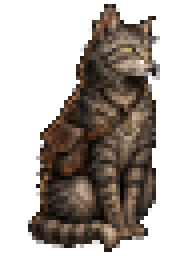
#> input picture assets/ally/al1.png, 48 x 64 px (shown 4 times larger)
$ python import_hero.py ../../assets/ally/al1.png ../../assets/ally/al2.png
#> lines starting #> are read from the running program, lines starting #| are printed output that depends on the picture
#!/usr/bin/env python3
"""Turn a generated character picture (with --ally a companion into assets/ally, with --odd an oddity into assets/odd at 64x64 and 128x128) (black or transparent background, facing right) into hero sprites.

    python3 tools/art/import_hero.py <input> <cls> [--flip]

cls is one of rogue, mage, knight, bard, druid. Writes assets/hero/<cls>.png (64x128, used in the scene
at 32x64) and assets/hero/<cls>@2.png (128x256, character picker). The background is removed by
flood-filling the near-black area that touches the border, so dark clothing inside the figure survives.
The figure is bottom-aligned and lifted a little in brightness so it reads against the dark scene.
"""
import sys,os
from collections import deque
from PIL import Image, ImageEnhance
import numpy as np

def crop_content(im, thr=22, pad=6):
    a=np.asarray(im.convert('RGB')).max(axis=2)
    ys,xs=np.where(a>thr)
    if len(xs)==0: return im
    x0,x1,y0,y1=xs.min(),xs.max(),ys.min(),ys.max()
    return im.crop((max(0,x0-pad),max(0,y0-pad),min(im.width,x1+pad+1),min(im.height,y1+pad+1)))

def fit_bottom_rgb(im, W, H, margin=0.03):
    box=Image.new('RGB',(W,H),(0,0,0))
    mw,mh=int(W*(1-margin*2)),int(H*(1-margin))
    s=min(mw/im.width, mh/im.height)
    r=im.convert('RGB').resize((max(1,round(im.width*s)),max(1,round(im.height*s))),Image.LANCZOS)
    box.paste(r,((W-r.width)//2,H-r.height-int(H*margin)))
    return box

def key_by_flood(rgb, thr=6, soft=22):
    """alpha=0 for near-black pixels connected to the border; soft ramp on the rim; opaque inside."""
    a=np.asarray(rgb).astype(np.float32); lum=a.max(axis=2); h,w=lum.shape
    bg=lum<=soft; reach=np.zeros((h,w),bool); q=deque()
    for x in range(w):
        for y in (0,h-1):
            if bg[y,x] and not reach[y,x]: reach[y,x]=True; q.append((y,x))
    for y in range(h):
        for x in (0,w-1):
            if bg[y,x] and not reach[y,x]: reach[y,x]=True; q.append((y,x))
    while q:
        y,x=q.popleft()
        for ny,nx in ((y-1,x),(y+1,x),(y,x-1),(y,x+1)):
            if 0<=ny<h and 0<=nx<w and bg[ny,nx] and not reach[ny,nx]:
                reach[ny,nx]=True; q.append((ny,nx))
    alpha=np.ones((h,w),np.float32)
    ramp=np.clip((lum-thr)/(soft-thr),0,1)
    alpha[reach]=ramp[reach]
    out=np.dstack([a,alpha*255]).astype(np.uint8)
    return Image.fromarray(out,'RGBA')

def lift(im, bright=1.32, contrast=1.10):
    rgb=im.convert('RGB'); rgb=ImageEnhance.Brightness(rgb).enhance(bright); rgb=ImageEnhance.Contrast(rgb).enhance(contrast)
    out=rgb.convert('RGBA'); out.putalpha(im.getchannel('A')); return out

def main():
    src,cls=sys.argv[1],sys.argv[2]; flip='--flip' in sys.argv
    sub='ally' if '--ally' in sys.argv else 'odd' if '--odd' in sys.argv else 'hero'
    sizes={'ally':((48,64,''),(96,128,'@2')),'odd':((64,64,''),(128,128,'@2')),'hero':((64,128,''),(128,256,'@2'))}[sub]
    im=Image.open(src).convert('RGBA')
#> im is the input picture: PIL image 48x64 RGBA; mean R, G, B, A 36.6, 29.1, 23.4, 113
    if np.asarray(im)[...,3].min()<255:
        bg=Image.new('RGBA',im.size,(0,0,0,255)); bg.alpha_composite(im); im=bg
#> after `bg.alpha_composite(im)`:
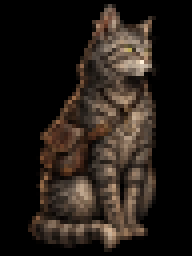
#> bg: PIL image 48x64 RGBA (shown 4 times larger); mean R, G, B, A 36.4, 29, 23.4, 255
    im=crop_content(im)
#> in crop_content, `a=np.asarray(im.convert('RGB')).max(axis=2)`:
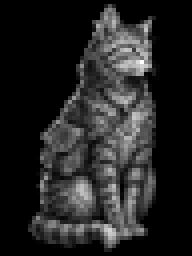
#> a: shape (64, 48) (shown 4 times larger); min 0, max 255, mean 36.4
#> in crop_content, `ys,xs=np.where(a>thr)`: ys = 1287 values from 1 to 62; xs = 1287 values, max 38 at index 17, min 7 at index 1154, mean 25.07
#> in crop_content, `x0,x1,y0,y1=xs.min(),xs.max(),ys.min(),ys.max()`: x0 = 7; x1 = 38; y0 = 1; y1 = 62
#> in crop_content, `return im.crop((max(0,x0-pad),max(0,y0-pad),min(im.width,x1+pad+1),min..`:
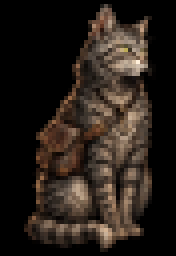
#> returned value: PIL image 44x64 RGBA (shown 4 times larger); mean R, G, B, A 39.8, 31.6, 25.5, 255
    if flip: im=im.transpose(Image.FLIP_LEFT_RIGHT)
    root=os.path.join(os.path.dirname(os.path.abspath(__file__)),'..','..','assets',sub)
    os.makedirs(root,exist_ok=True)
    for W,H,suf in sizes:
        lift(key_by_flood(fit_bottom_rgb(im,W,H))).save(os.path.join(root,cls+suf+'.png'))
#> this loop made 2 passes
#> pass 1, in fit_bottom_rgb, `r=im.convert('RGB').resize((max(1,round(im.width*s)),max(1,round(im.he..`:
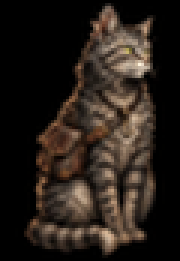
#> r: PIL image 60x87 RGB (shown 3 times larger); mean R, G, B 40, 31.8, 25.6
#> pass 1, in key_by_flood, `a = np.asarray(rgb).astype(np.float32)`:
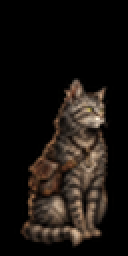
#> a: shape (128, 64, 3) float32 (shown 2 times larger); mean R, G, B 25.5, 20.3, 16.3
#> pass 1, in key_by_flood, `lum = a.max(axis=2)`:
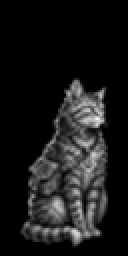
#> lum: shape (128, 64) float32 (shown 2 times larger); min 0, max 255, mean 25.5
    print('wrote',cls)

if __name__=='__main__': main()

$ run again, on assets/ally/al4.png
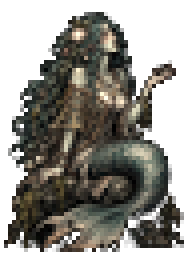
#> input picture assets/ally/al4.png, 48 x 64 px (shown 4 times larger)
#> in main, im is the input picture: PIL image 48x64 RGBA; mean R, G, B, A 43.8, 41.8, 35.8, 148.9
#> in crop_content, `a=np.asarray(im.convert('RGB')).max(axis=2)`:
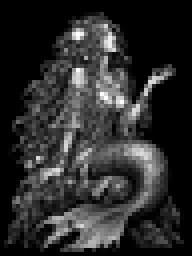
#> a: shape (64, 48) (shown 4 times larger); min 0, max 255, mean 44.5
#> ys = 1620 values from 3 to 62; xs = 1620 values, max 45 at index 1587, min 1 at index 1557, mean 22.1
#> x0 = 1; x1 = 45; y0 = 3; y1 = 62
#> the loop in main, `for W,H,suf in sizes:` made 2 passes
#> pass 1, in key_by_flood, `lum = a.max(axis=2)`:
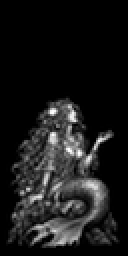
#> lum: shape (128, 64) float32 (shown 2 times larger); min 0, max 255, mean 26.2
